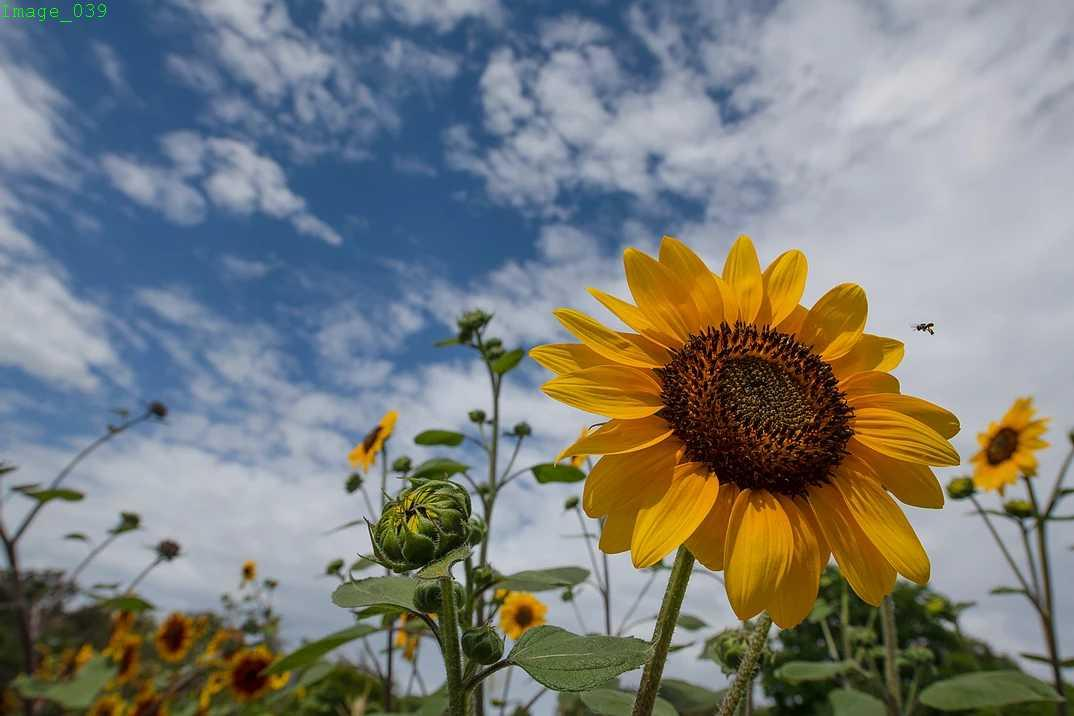
#> input picture Assignment_1/flower.jpeg, 1074 x 716 px
$ jupyter execute --allow-errors image-processing.ipynb
#> lines starting #> are read from the running program, lines starting #| are printed output that depends on the picture; after the words box and inside, x2 and y2 are one past the last pixel; in counts of white or black regions, pixels touching at a corner belong together
[cell 1]
import cv2
import numpy as np
import matplotlib.pyplot as plt

[cell 2]
flower = cv2.imread("flower.jpeg")
#> flower is the input picture: shape (716, 1074, 3); mean B, G, R 123.2, 125.8, 123
flower = cv2.cvtColor(flower, cv2.COLOR_BGR2RGB)

#> (a cell that did not finish here is left out)

[cell 4]
filter_size = 15

filter = np.ones((filter_size, filter_size)) / (filter_size**2)

flower_blured_maually = cv2.filter2D(flower, -1, filter)
flower_blured_opencv = cv2.blur(flower, (filter_size, filter_size))

flower_blured_gaussian = cv2.GaussianBlur(flower, (filter_size, filter_size), 0)
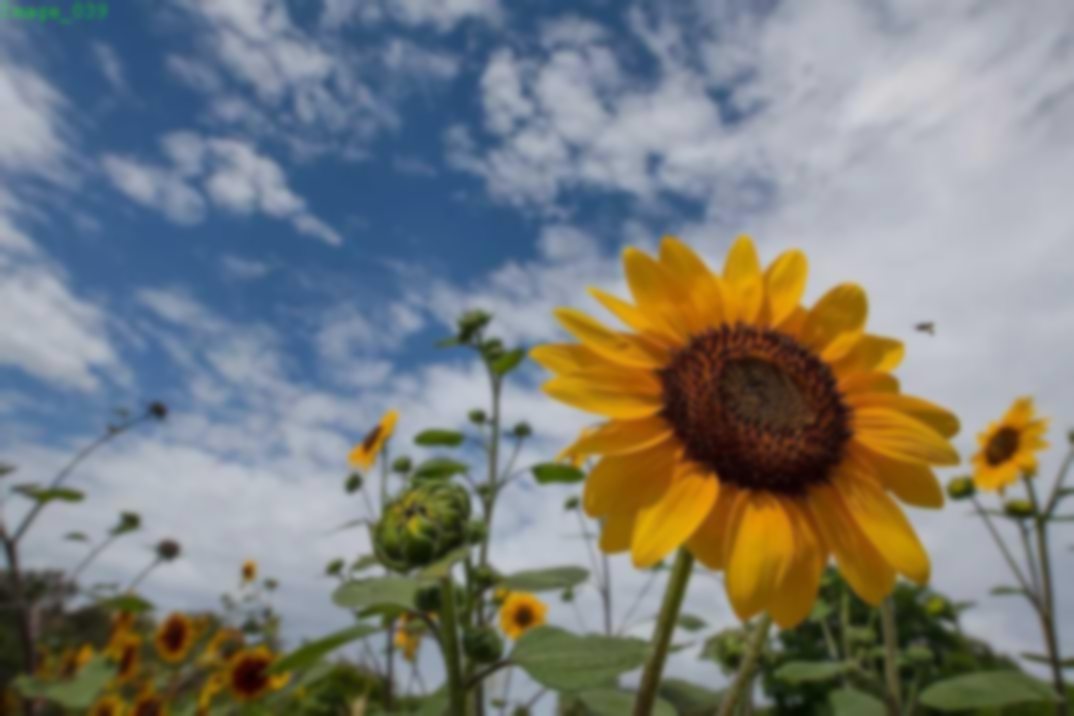
#> flower_blured_gaussian: shape (716, 1074, 3); mean R, G, B 123, 125.8, 123.2
flower_blured_median = cv2.medianBlur(flower, filter_size)
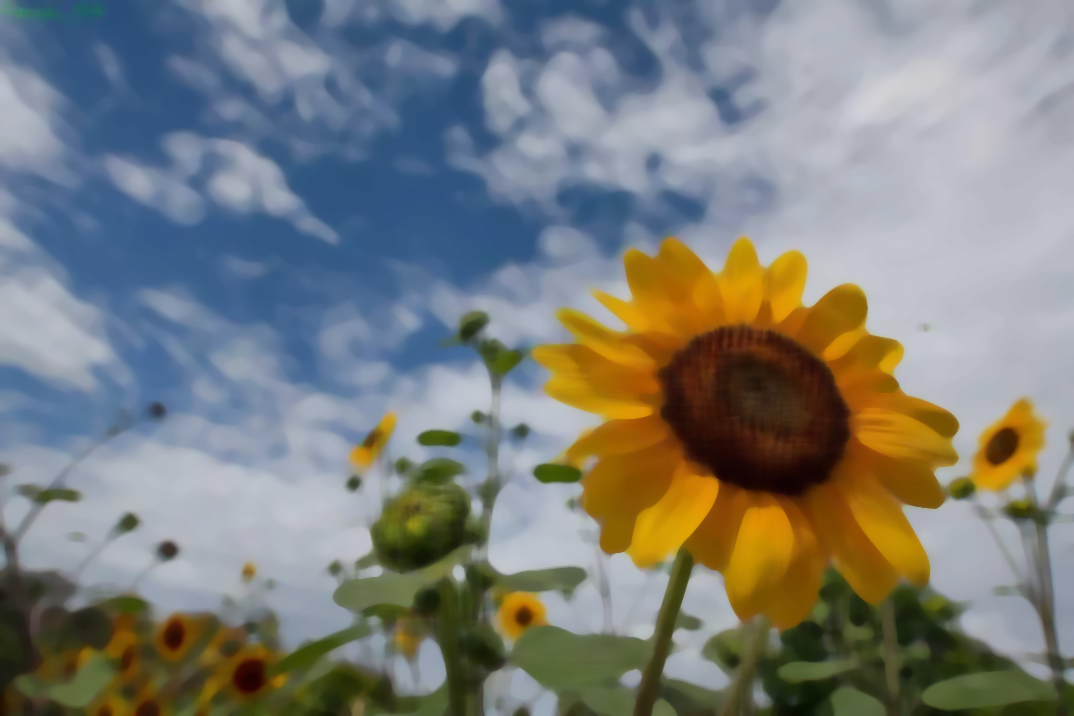
#> flower_blured_median: shape (716, 1074, 3); mean R, G, B 123.1, 125.9, 122.8

[cell 5]
fig, axes = plt.subplots(3, 2)
fig.figure.set_size_inches(10, 15)

axes[0, 0].imshow(flower)
axes[0, 0].set_title("flower_original")

axes[1, 0].imshow(flower_blured_maually)
axes[1, 0].set_title("flower_blured_maually")

axes[1, 1].imshow(flower_blured_opencv)
axes[1, 1].set_title("flower_blured_opencv")

axes[2, 0].imshow(flower_blured_gaussian)
axes[2, 0].set_title("flower_blured_gaussian")

axes[2, 1].imshow(flower_blured_median)
axes[2, 1].set_title("flower_blured_median")

same = np.all(flower_blured_maually == flower_blured_opencv)
#> same = True
if same : print("bluered image manually is the same as image bluered by opencv")
else : print("bluered image manually is not the same as image bluered by opencv")

plt.show()
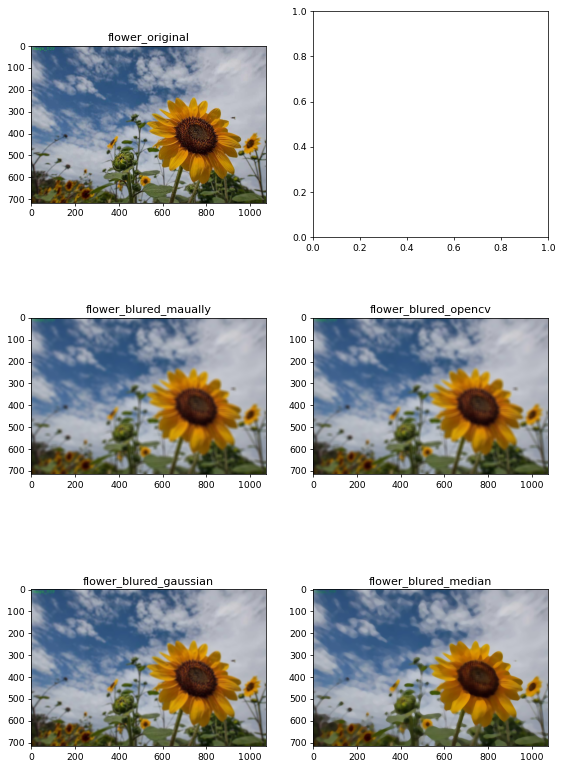
#> figure drawn by matplotlib, 5 panels

[cell 6]
thankyou = cv2.imread("thankyou.jpeg")
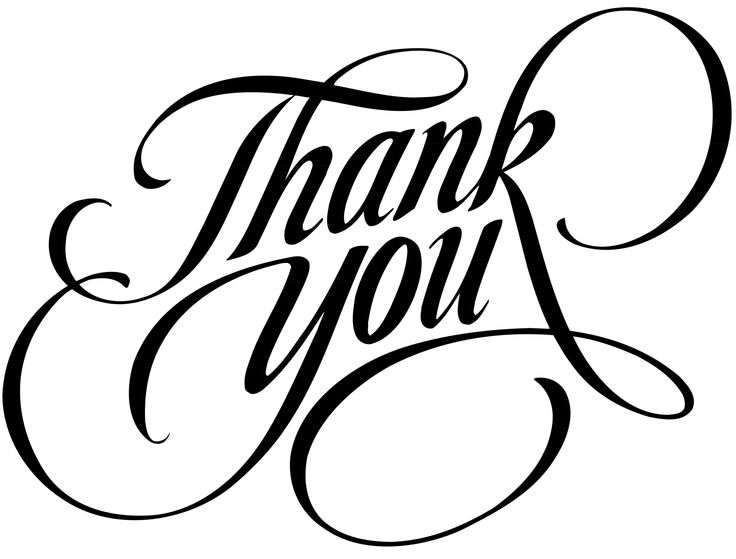
#> input picture Assignment_1/thankyou.jpeg, 736 x 559 px
#> thankyou is the input picture: shape (559, 736, 3); min 0, max 255, mean 214.4
cv2.cvtColor(thankyou, cv2.COLOR_BGR2GRAY, thankyou)
cv2.threshold(thankyou, 200, 255, cv2.THRESH_BINARY, thankyou)
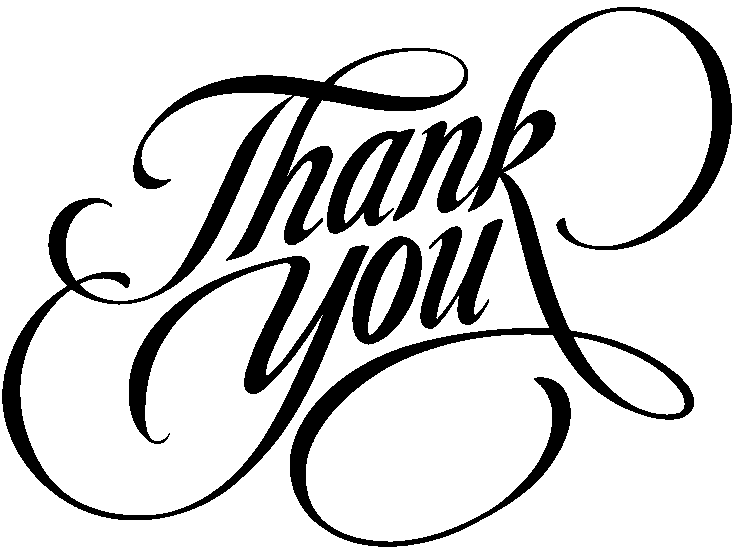
#> thankyou: shape (559, 736, 3); 83.2% white; 5 black regions, box (x1, y1, x2, y2) and area: (2, 48, 468, 520) 31341, (290, 7, 732, 547) 26411, (420, 219, 503, 329) 3879, (352, 236, 422, 345) 3675, (327, 129, 415, 234) 3651

kernel = np.ones((5, 5), np.uint8)

thankyou_eroded = cv2.erode(thankyou, kernel)
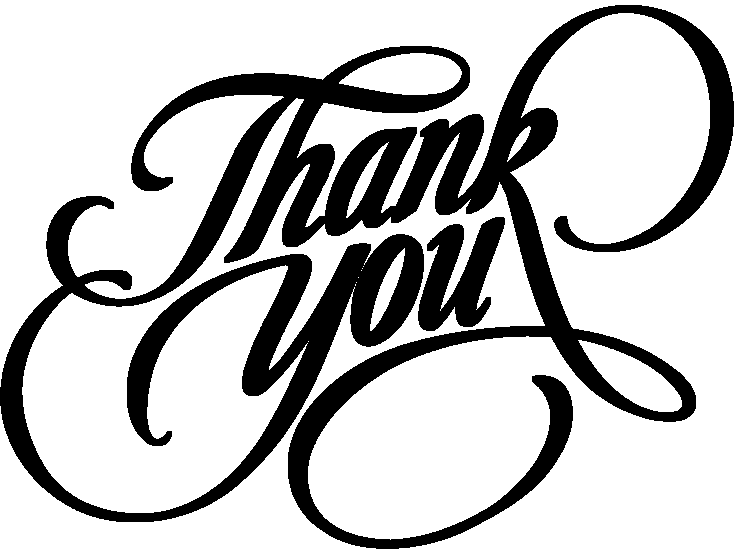
#> thankyou_eroded: shape (559, 736, 3); 76.1% white; 2 black regions, box (x1, y1, x2, y2) and area: (0, 5, 734, 549) 93035, (418, 217, 505, 331) 5446
thankyou_dilated = cv2.dilate(thankyou, kernel)
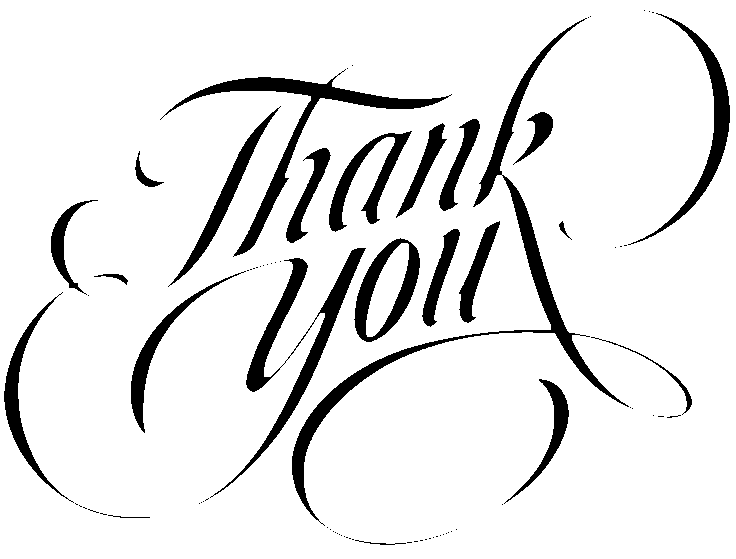
#> thankyou_dilated: shape (559, 736, 3); 90.3% white; 83 black regions (60 under 20 px), largest, box (x1, y1, x2, y2) and area: (292, 18, 629, 526) 7426, (210, 248, 366, 498) 4852, (160, 69, 452, 257) 4693
thankyou_diff = thankyou_dilated - thankyou_eroded
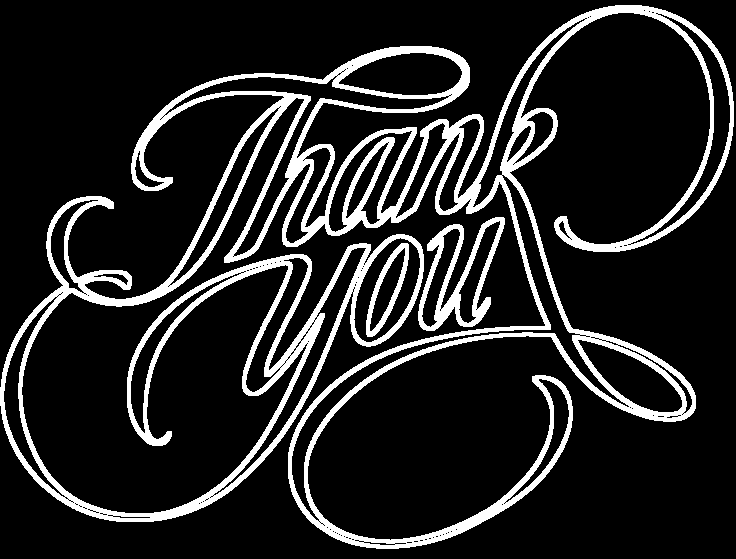
#> thankyou_diff: shape (559, 736, 3); 14.2% white; 3 white regions, box (x1, y1, x2, y2) and area: (0, 5, 734, 549) 54549, (418, 217, 505, 331) 2996, (366, 243, 409, 337) 1029

[cell 7]
fig, axes = plt.subplots(2, 2)
fig.figure.set_size_inches(10, 15)

axes[0, 0].imshow(thankyou)
axes[0, 0].set_title("thankyou")

axes[0, 1].imshow(thankyou_eroded)
axes[0, 1].set_title("thankyou_eroded")

axes[1, 0].imshow(thankyou_dilated)
axes[1, 0].set_title("thankyou_dilated")

axes[1, 1].imshow(~thankyou_diff, cmap='Greys')
axes[1, 1].set_title("thankyou_diff")

plt.show()
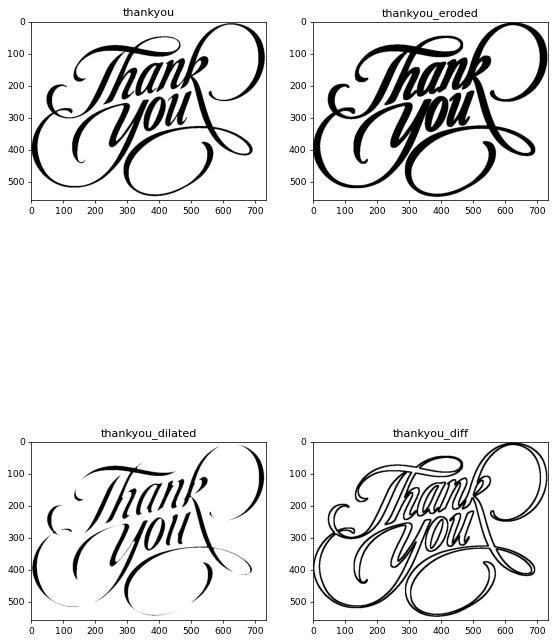
#> figure drawn by matplotlib, 4 panels
